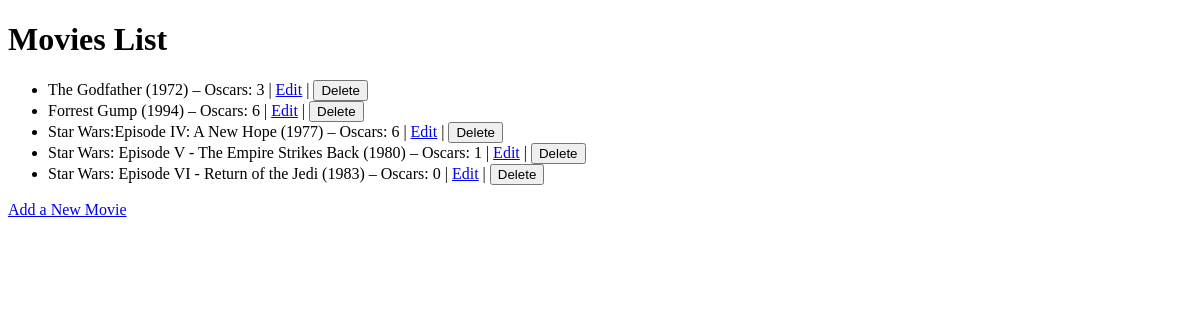
Before: / with the older database file.
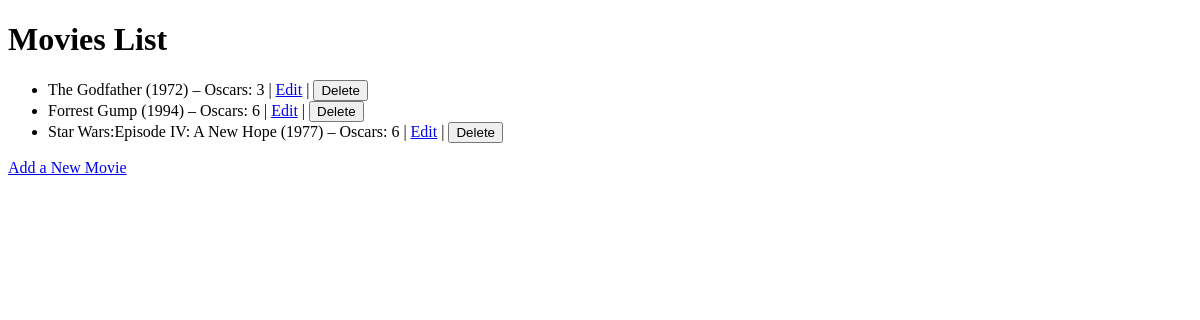
After: the same page with the newer database file.
### flask_application_assignment.py (models this page shows)
class Movie(db.Model):
    id = db.Column(db.Integer, primary_key=True)
    name = db.Column(db.String(100), nullable=False)
    year = db.Column(db.Integer, nullable=False)
    oscars = db.Column(db.Integer, nullable=False)

### flask_application_assignment.py (the view)
@app.route('/', methods=['GET'])
def index():
    movies = Movie.query.all()  # Get all movies from the database
    return render_template('index.html', movies=movies)

### app/templates/index.html (shortened to what this page needs)
<!DOCTYPE html>
<html lang="en">
<head>
</head>
<body>
    <h1>Movies List</h1>
    <ul>
        {% for movie in movies %}
        <li>
            {{ movie.name }} ({{ movie.year }}) – Oscars: {{ movie.oscars }}
            |
            <a href="{{ url_for('routes_bp.edit_movie', id=movie.id) }}">Edit</a>
            |
            <form action="{{ url_for('routes_bp.delete_movie', id=movie.id) }}" method="POST" style="display:inline;">
                <button type="submit">Delete</button>
            </form>
        </li>
        {% endfor %}
    </ul>
    <a href="{{ url_for('routes_bp.add_movie') }}">Add a New Movie</a>
</body>
</html>

Changed rows visible on the page:
removed Movie: name "Star Wars: Episode V - The Empire Strikes Back", year "1980", oscars "1"
removed Movie: name "Star Wars: Episode VI - Return of the Jedi", year "1983", oscars "0"
